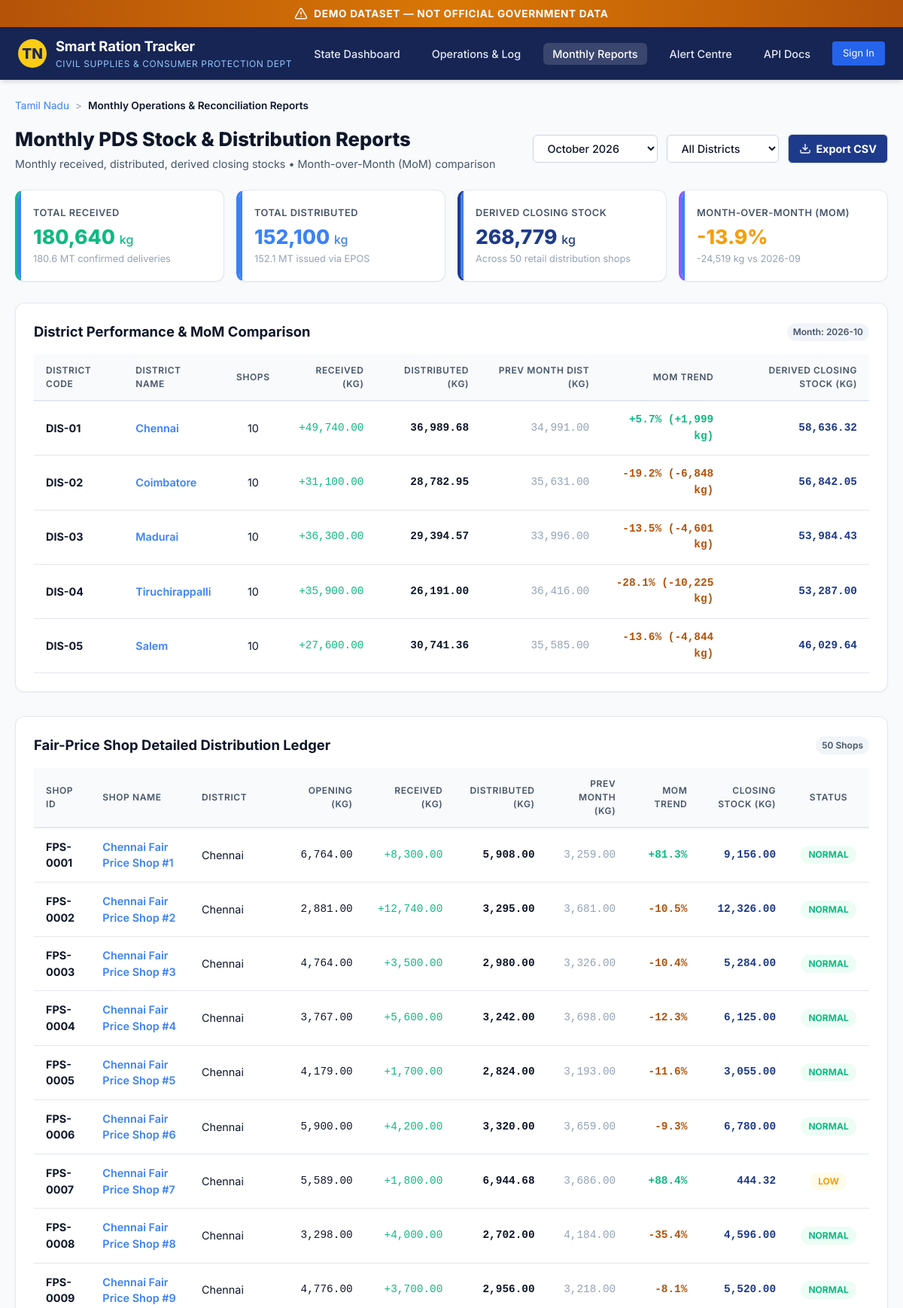
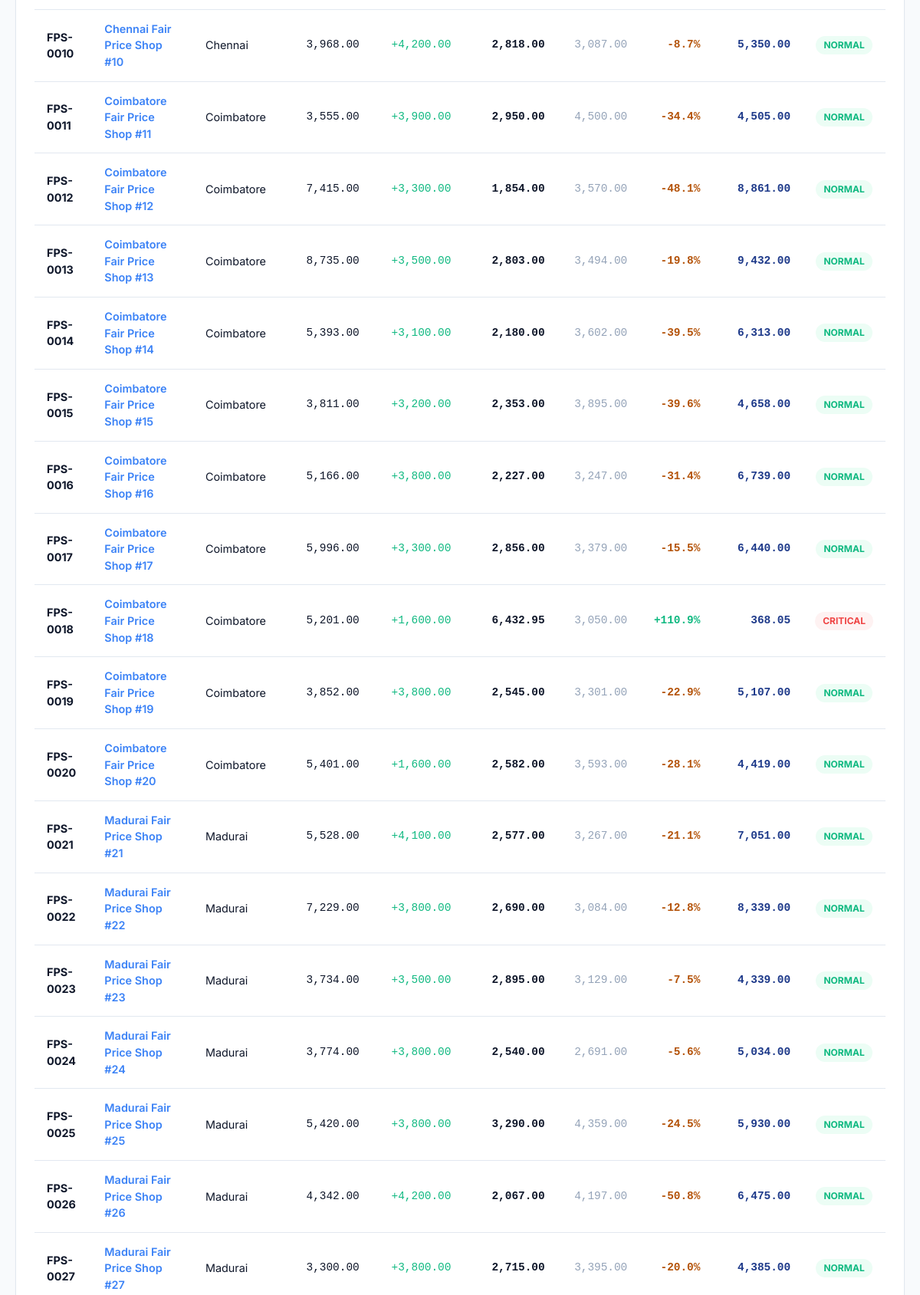
Page /reports (upper part) on the committed database (2 pictures, top to bottom).
### app/models/entities.py (models this page shows)
class District(Base):
    __tablename__ = "districts"
    id = Column(Integer, primary_key=True, index=True)
    code = Column(String(20), unique=True, nullable=False, index=True)
    name = Column(String(100), nullable=False)
    headquarters = Column(String(100), nullable=False)
    lat = Column(Float, nullable=True, default=11.1271)
    lng = Column(Float, nullable=True, default=78.6569)
    geojson = Column(Text, nullable=True)
    zone = Column(String(50), nullable=True)
    godowns = relationship("Godown", back_populates="district", cascade="all, delete-orphan")
    shops = relationship("Shop", back_populates="district", cascade="all, delete-orphan")

class Shop(Base):
    __tablename__ = "shops"
    id = Column(String(30), primary_key=True, index=True)  # e.g., FPS-0001
    code = Column(String(30), unique=True, nullable=False, index=True)
    name = Column(String(150), nullable=False)
    district_id = Column(Integer, ForeignKey("districts.id"), nullable=False, index=True)
    godown_id = Column(String(30), ForeignKey("godowns.id"), nullable=False, index=True)
    beneficiaries_count = Column(Integer, default=0, nullable=False)
    card_count = Column(Integer, default=0, nullable=False)
    opening_stock_kg = Column(Float, nullable=False, default=0.0)
    lat = Column(Float, nullable=True)
    lng = Column(Float, nullable=True)
    district = relationship("District", back_populates="shops")
    godown = relationship("Godown", back_populates="shops")
    inbound_deliveries = relationship("Delivery", back_populates="to_shop")
    monthly_distributions = relationship("MonthlyDistribution", back_populates="shop")
    predictions = relationship("Prediction", back_populates="shop")
    transactions = relationship("Transaction", back_populates="shop")

### app/main.py (the view)
@app.get("/reports", response_class=HTMLResponse, tags=["Reports"])
def get_reports_page(
    request: Request,
    month: Optional[str] = None,
    district_id: Optional[int] = None,
    shop_id: Optional[str] = None,
    db: Session = Depends(get_db),
    current_user: Optional[User] = Depends(get_optional_current_user),
):
    districts = db.query(District).order_by(District.id).all()
    if current_user:
        if current_user.role == "shop_manager" and current_user.shop_id:
            shop_id = current_user.shop_id
        elif current_user.role == "district_officer" and current_user.district_id:
            district_id = current_user.district_id
            districts = [d for d in districts if d.id == current_user.district_id]
    report_data = generate_monthly_report(db, month=month, district_id=district_id, shop_id=shop_id)
    return templates.TemplateResponse(
        request,
        "reports.html",
        {
            "active_page": "reports",
            "report": report_data,
            "districts": districts,
            "current_user": current_user,
        },
    )

### app/templates/reports.html (shortened to what this page needs)
{% extends "base.html" %}
{% block content %}
<div class="breadcrumb">
  <a href="/">Tamil Nadu</a>
  <span class="breadcrumb-separator">&gt;</span>
  <span style="color: var(--text-primary); font-weight: 600;">Monthly Operations &amp; Reconciliation Reports</span>
</div>
<div class="page-header">
  <div>
    <h1 class="page-title">Monthly PDS Stock &amp; Distribution Reports</h1>
    <p class="page-subtitle">Monthly received, distributed, derived closing stocks &bull; Month-over-Month (MoM) comparison</p>
  </div>
  <div class="controls-group">
    <select id="filterMonth" class="select-input" onchange="refreshReport()">
      <option value="2026-10" {% if report.report_month == '2026-10' %}selected{% endif %}>October 2026</option>
    </select>
    <select id="filterDistrict" class="select-input" onchange="refreshReport()">
      <option value="">All Districts</option>
    </select>
    <a id="btnExportCsv" href="/api/reports/monthly?format=csv&month={{ report.report_month }}{% if report.filter_district_id %}&district_id={{ report.filter_district_id }}{% endif %}" class="select-input" style="background:var(--primary); color:#ffffff; font-weight:700; text-decoration:none; display:inline-flex; align-items:center; gap:6px;">
      <svg width="16" height="16" viewBox="0 0 24 24" fill="none" stroke="currentColor" stroke-width="2"><path d="M21 15v4a2 2 0 0 1-2 2H5a2 2 0 0 1-2-2v-4"/><polyline points="7 10 12 15 17 10"/><line x1="12" y1="15" x2="12" y2="3"/></svg>
      Export CSV
    </a>
  </div>
</div>
<section class="cards-grid" aria-label="Monthly Aggregates">
  <div class="stat-card" style="border-left: 4px solid var(--status-normal);">
    <div class="card-label">Total Received</div>
    <div class="card-value" style="color: var(--status-normal);" id="cardTotalReceived">
      {{ '{:,.0f}'.format(report.totals.total_received_kg) }} <span style="font-size:1rem; font-weight:500;">kg</span>
    </div>
    <div class="card-subtext">{{ '{:,.1f}'.format(report.totals.total_received_kg / 1000.0) }} MT confirmed deliveries</div>
  </div>
  <div class="stat-card" style="border-left: 4px solid var(--primary-light);">
    <div class="card-label">Total Distributed</div>
    <div class="card-value" style="color: var(--primary-light);" id="cardTotalDistributed">
      {{ '{:,.0f}'.format(report.totals.total_distributed_kg) }} <span style="font-size:1rem; font-weight:500;">kg</span>
    </div>
    <div class="card-subtext">{{ '{:,.1f}'.format(report.totals.total_distributed_kg / 1000.0) }} MT issued via EPOS</div>
  </div>
  <div class="stat-card" style="border-left: 4px solid var(--primary);">
    <div class="card-label">Derived Closing Stock</div>
    <div class="card-value" style="color: var(--primary);" id="cardTotalClosing">
      {{ '{:,.0f}'.format(report.totals.total_closing_stock_kg) }} <span style="font-size:1rem; font-weight:500;">kg</span>
    </div>
    <div class="card-subtext">Across {{ report.totals.shops_count }} retail distribution shops</div>
  </div>
  <div class="stat-card" style="border-left: 4px solid #8b5cf6;">
    <div class="card-label">Month-over-Month (MoM)</div>
    <div class="card-value" id="cardMom" style="color: {% if report.totals.mom_pct >= 0 %}var(--status-normal){% else %}var(--status-low){% endif %};">
      {{ '{:+,.1f}'.format(report.totals.mom_pct) }}%
    </div>
    <div class="card-subtext" id="cardMomSub">
      {{ '{:+,.0f}'.format(report.totals.mom_diff_kg) }} kg vs {{ report.previous_month }}
    </div>
  </div>
</section>
<section class="table-card" aria-label="District Comparison">
  <div class="table-header">
    <h2 class="table-title">District Performance &amp; MoM Comparison</h2>
    <span class="chart-badge">Month: {{ report.report_month }}</span>
  </div>
  <div class="table-responsive">
    <table class="custom-table" id="districtComparisonTable">
      <thead>
        <tr>
          <th>District Code</th>
          <th>District Name</th>
          <th style="text-align: center;">Shops</th>
          <th style="text-align: right;">Received (kg)</th>
          <th style="text-align: right;">Distributed (kg)</th>
          <th style="text-align: right;">Prev Month Dist (kg)</th>
          <th style="text-align: right;">MoM Trend</th>
          <th style="text-align: right;">Derived Closing Stock (kg)</th>
        </tr>
      </thead>
      <tbody>
        {% for d in report.districts_summary %}
        <tr>
          <td><strong>{{ d.district_code }}</strong></td>
          <td><a href="/districts/{{ d.district_id }}" class="table-link">{{ d.district_name }}</a></td>
          <td style="text-align: center;">{{ d.shops_count }}</td>
          <td style="text-align: right; font-family: monospace; color: var(--status-normal);">+{{ '{:,.2f}'.format(d.total_received_kg) }}</td>
          <td style="text-align: right; font-family: monospace; font-weight: 600;">{{ '{:,.2f}'.format(d.total_distributed_kg) }}</td>
          <td style="text-align: right; font-family: monospace; color: var(--text-muted);">{{ '{:,.2f}'.format(d.prev_distributed_kg) }}</td>
          <td style="text-align: right; font-family: monospace; font-weight: 700; color: {% if d.mom_pct >= 0 %}var(--status-normal){% else %}#b45309{% endif %};">
            {{ '{:+,.1f}'.format(d.mom_pct) }}% ({{ '{:+,.0f}'.format(d.mom_diff_kg) }} kg)
          </td>
          <td style="text-align: right; font-family: monospace; font-weight: 700; color: var(--primary);">{{ '{:,.2f}'.format(d.closing_stock_kg) }}</td>
        </tr>
        {% endfor %}
      </tbody>
    </table>
  </div>
</section>
<section class="table-card" aria-label="Detailed Shop Breakdown">
  <div class="table-header">
    <h2 class="table-title">Fair-Price Shop Detailed Distribution Ledger</h2>
    <span class="chart-badge">{{ report.shops_detail | length }} Shops</span>
  </div>
  <div class="table-responsive">
    <table class="custom-table" id="shopsDetailTable">
      <thead>
        <tr>
          <th>Shop ID</th>
          <th>Shop Name</th>
          <th>District</th>
          <th style="text-align: right;">Opening (kg)</th>
          <th style="text-align: right;">Received (kg)</th>
          <th style="text-align: right;">Distributed (kg)</th>
          <th style="text-align: right;">Prev Month (kg)</th>
          <th style="text-align: right;">MoM Trend</th>
          <th style="text-align: right;">Closing Stock (kg)</th>
          <th style="text-align: center;">Status</th>
        </tr>
      </thead>
      <tbody>
        {% for s in report.shops_detail %}
        <tr>
          <td><strong>{{ s.shop_code }}</strong></td>
          <td><a href="/shops/{{ s.shop_id }}" class="table-link">{{ s.shop_name }}</a></td>
          <td>{{ s.district_name }}</td>
          <td style="text-align: right; font-family: monospace;">{{ '{:,.2f}'.format(s.opening_stock_kg) }}</td>
          <td style="text-align: right; font-family: monospace; color: var(--status-normal);">+{{ '{:,.2f}'.format(s.received_kg) }}</td>
          <td style="text-align: right; font-family: monospace; font-weight: 600;">{{ '{:,.2f}'.format(s.distributed_kg) }}</td>
          <td style="text-align: right; font-family: monospace; color: var(--text-muted);">{{ '{:,.2f}'.format(s.prev_distributed_kg) }}</td>
          <td style="text-align: right; font-family: monospace; font-weight: 700; color: {% if s.mom_pct >= 0 %}var(--status-normal){% else %}#b45309{% endif %};">
            {{ '{:+,.1f}'.format(s.mom_pct) }}%
          </td>
          <td style="text-align: right; font-family: monospace; font-weight: 700; color: var(--primary);">{{ '{:,.2f}'.format(s.closing_stock_kg) }}</td>
          <td style="text-align: center;">
            <span class="badge {% if s.status == 'CRITICAL' %}badge-critical{% elif s.status == 'LOW' %}badge-low{% else %}badge-normal{% endif %}">
              {{ s.status }}
            </span>
          </td>
        </tr>
        {% endfor %}
      </tbody>
    </table>
  </div>
</section>
{% endblock %}

### app/static/css/main.css (style rules this page uses)
:root { --font-sans: 'Inter', -apple-system, BlinkMacSystemFont, "Segoe UI", Roboto, Oxygen, Ubuntu, Cantarell, sans-serif; --bg-main: #f8fafc; --bg-card: #ffffff; --bg-card-hover: #f1f5f9; --text-primary: #0f172a; --text-secondary: #475569; --text-muted: #94a3b8; --primary: #1e3a8a; --primary-light: #3b82f6; --primary-dark: #172554; --accent: #0284c7; --status-normal: #10b981; --status-normal-bg: #ecfdf5; --status-low: #f59e0b; --status-low-bg: #fffbeb; --status-critical: #ef4444; --status-critical-bg: #fef2f2; --status-delayed: #8b5cf6; --status-delayed-bg: #f5f3ff; --border-subtle: #e2e8f0; --border-strong: #cbd5e1; --shadow-sm: 0 1px 2px 0 rgb(0 0 0 / 0.05); --shadow-md: 0 4px 6px -1px rgb(0 0 0 / 0.1), 0 2px 4px -2px rgb(0 0 0 / 0.1); --shadow-lg: 0 10px 15px -3px rgb(0 0 0 / 0.1), 0 4px 6px -4px rgb(0 0 0 / 0.1); --radius: 12px; --radius-sm: 6px; }
* { box-sizing: border-box; margin: 0; padding: 0; }
body { font-family: var(--font-sans); background-color: var(--bg-main); color: var(--text-primary); line-height: 1.5; min-height: 100vh; display: flex; flex-direction: column; }
.page-header { display: flex; justify-content: space-between; align-items: center; flex-wrap: wrap; gap: 16px; margin-bottom: 24px; }
.page-title { font-size: 1.6rem; font-weight: 800; color: var(--text-primary); }
.page-subtitle { font-size: 0.9rem; color: var(--text-secondary); margin-top: 2px; }
.controls-group { display: flex; align-items: center; gap: 12px; }
.select-input { background-color: var(--bg-card); border: 1px solid var(--border-strong); color: var(--text-primary); padding: 8px 14px; border-radius: var(--radius-sm); font-size: 0.9rem; font-family: inherit; font-weight: 500; cursor: pointer; outline: none; transition: border-color 0.2s ease; }
.cards-grid { display: grid; grid-template-columns: repeat(auto-fit, minmax(210px, 1fr)); gap: 16px; margin-bottom: 28px; }
.stat-card { background: var(--bg-card); border: 1px solid var(--border-subtle); border-radius: var(--radius); padding: 20px; box-shadow: var(--shadow-sm); transition: transform 0.2s ease, box-shadow 0.2s ease; position: relative; overflow: hidden; }
.stat-card::before { content: ""; position: absolute; top: 0; left: 0; width: 4px; height: 100%; background: var(--primary-light); }
.card-label { font-size: 0.8rem; font-weight: 600; text-transform: uppercase; color: var(--text-secondary); letter-spacing: 0.04em; margin-bottom: 6px; }
.card-value { font-size: 1.65rem; font-weight: 800; color: var(--text-primary); line-height: 1.2; }
.card-subtext { font-size: 0.8rem; color: var(--text-muted); margin-top: 4px; }
.chart-badge { font-size: 0.75rem; font-weight: 600; padding: 3px 8px; border-radius: 12px; background: #f1f5f9; color: var(--text-secondary); }
.table-card { background: var(--bg-card); border: 1px solid var(--border-subtle); border-radius: var(--radius); padding: 24px; box-shadow: var(--shadow-sm); margin-bottom: 32px; }
.table-header { display: flex; justify-content: space-between; align-items: center; margin-bottom: 16px; }
.table-title { font-size: 1.15rem; font-weight: 700; color: var(--text-primary); }
.table-responsive { width: 100%; overflow-x: auto; }
.custom-table { width: 100%; border-collapse: collapse; text-align: left; font-size: 0.9rem; }
.custom-table th { background: #f8fafc; color: var(--text-secondary); font-weight: 600; text-transform: uppercase; font-size: 0.75rem; letter-spacing: 0.05em; padding: 12px 16px; border-bottom: 2px solid var(--border-subtle); }
.custom-table td { padding: 14px 16px; border-bottom: 1px solid var(--border-subtle); color: var(--text-primary); }
.table-link { color: var(--primary-light); font-weight: 600; text-decoration: none; }
.badge { display: inline-block; padding: 3px 10px; border-radius: 12px; font-size: 0.75rem; font-weight: 700; text-transform: uppercase; }
.badge-normal { background-color: var(--status-normal-bg); color: var(--status-normal); }
.badge-low { background-color: var(--status-low-bg); color: var(--status-low); }
.badge-critical { background-color: var(--status-critical-bg); color: var(--status-critical); }
.breadcrumb { display: flex; align-items: center; gap: 8px; font-size: 0.85rem; color: var(--text-muted); margin-bottom: 16px; }
.breadcrumb a { color: var(--primary-light); text-decoration: none; }
.breadcrumb-separator { color: var(--text-muted); }

### rows in the picture
District: district_code "DIS-01", district_name "Chennai", shops_count "10", total_received_kg "49,740.00", total_distributed_kg "36,989.68", prev_distributed_kg "34,991.00", mom_pct "+5.7", mom_diff_kg "+1,999", closing_stock_kg "58,636.32", district_name "Chennai" "Chennai" "Chennai" "Chennai" "Chennai" "Chennai" "Chennai" "Chennai" "Chennai" "Chennai"
District: district_code "DIS-02", district_name "Coimbatore", shops_count "10", total_received_kg "31,100.00", total_distributed_kg "28,782.95", prev_distributed_kg "35,631.00", mom_pct "-19.2", mom_diff_kg "-6,848", closing_stock_kg "56,842.05", district_name "Coimbatore" "Coimbatore" "Coimbatore" "Coimbatore" "Coimbatore" "Coimbatore" "Coimbatore" "Coimbatore" "Coimbatore" "Coimbatore"
District: district_code "DIS-03", district_name "Madurai", shops_count "10", total_received_kg "36,300.00", total_distributed_kg "29,394.57", prev_distributed_kg "33,996.00", mom_pct "-13.5", mom_diff_kg "-4,601", closing_stock_kg "53,984.43", district_name "Madurai" "Madurai" "Madurai" "Madurai" "Madurai" "Madurai" "Madurai"
District: district_code "DIS-04", district_name "Tiruchirappalli", shops_count "10", total_received_kg "35,900.00", total_distributed_kg "26,191.00", prev_distributed_kg "36,416.00", mom_pct "-28.1", mom_diff_kg "-10,225", closing_stock_kg "53,287.00"
District: district_code "DIS-05", district_name "Salem", shops_count "10", total_received_kg "27,600.00", total_distributed_kg "30,741.36", prev_distributed_kg "35,585.00", mom_pct "-13.6", mom_diff_kg "-4,844", closing_stock_kg "46,029.64"
Shop: shop_code "FPS-0001", shop_name "Chennai Fair Price Shop #1"
Shop: shop_code "FPS-0002", shop_name "Chennai Fair Price Shop #2"
Shop: shop_code "FPS-0003", shop_name "Chennai Fair Price Shop #3"
Shop: shop_code "FPS-0004", shop_name "Chennai Fair Price Shop #4"
Shop: shop_code "FPS-0005", shop_name "Chennai Fair Price Shop #5"
Shop: shop_code "FPS-0006", shop_name "Chennai Fair Price Shop #6"
Shop: shop_code "FPS-0007", shop_name "Chennai Fair Price Shop #7"
Shop: shop_code "FPS-0008", shop_name "Chennai Fair Price Shop #8"
Shop: shop_code "FPS-0009", shop_name "Chennai Fair Price Shop #9"
Shop: shop_code "FPS-0010", shop_name "Chennai Fair Price Shop #10"
Shop: shop_code "FPS-0011", shop_name "Coimbatore Fair Price Shop #11"
Shop: shop_code "FPS-0012", shop_name "Coimbatore Fair Price Shop #12"
Shop: shop_code "FPS-0013", shop_name "Coimbatore Fair Price Shop #13"
Shop: shop_code "FPS-0014", shop_name "Coimbatore Fair Price Shop #14"
Shop: shop_code "FPS-0015", shop_name "Coimbatore Fair Price Shop #15"
Shop: shop_code "FPS-0016", shop_name "Coimbatore Fair Price Shop #16"
Shop: shop_code "FPS-0017", shop_name "Coimbatore Fair Price Shop #17"
Shop: shop_code "FPS-0018", shop_name "Coimbatore Fair Price Shop #18"
Shop: shop_code "FPS-0019", shop_name "Coimbatore Fair Price Shop #19"
Shop: shop_code "FPS-0020", shop_name "Coimbatore Fair Price Shop #20"
Shop: shop_code "FPS-0021", shop_name "Madurai Fair Price Shop #21"
Shop: shop_code "FPS-0022", shop_name "Madurai Fair Price Shop #22"
Shop: shop_code "FPS-0023", shop_name "Madurai Fair Price Shop #23"
Shop: shop_code "FPS-0024", shop_name "Madurai Fair Price Shop #24"
Shop: shop_code "FPS-0025", shop_name "Madurai Fair Price Shop #25"
Shop: shop_code "FPS-0026", shop_name "Madurai Fair Price Shop #26"
Shop: shop_code "FPS-0027", shop_name "Madurai Fair Price Shop #27"

### other values in the picture
{{ '{:,.0f}'.format(report.totals.total_received_kg) }} "180,640"
{{ '{:,.1f}'.format(report.totals.total_received_kg / 1000.0) }} "180.6"
{{ '{:,.0f}'.format(report.totals.total_distributed_kg) }} "152,100"
{{ '{:,.1f}'.format(report.totals.total_distributed_kg / 1000.0) }} "152.1"
{{ '{:,.0f}'.format(report.totals.total_closing_stock_kg) }} "268,779"
{{ report.totals.shops_count }} "50"
{{ '{:+,.1f}'.format(report.totals.mom_pct) }} "-13.9"
{{ '{:+,.0f}'.format(report.totals.mom_diff_kg) }} "-24,519"
{{ report.previous_month }} "2026-09"
{{ report.report_month }} "2026-10"
{{ report.shops_detail | length }} "50"
{{ '{:,.2f}'.format(s.opening_stock_kg) }} "6,764.00" "2,881.00" "4,764.00" "3,767.00" "4,179.00" "5,900.00" "5,589.00" "3,298.00" "4,776.00" "3,968.00" "3,555.00" "7,415.00" "8,735.00" "5,393.00" "3,811.00" "5,166.00" "5,996.00" "5,201.00" "3,852.00" "5,401.00" "5,528.00" "7,229.00" "3,734.00" "3,774.00" "5,420.00" "4,342.00" "3,300.00"
{{ '{:,.2f}'.format(s.received_kg) }} "8,300.00" "12,740.00" "3,500.00" "5,600.00" "1,700.00" "4,200.00" "1,800.00" "4,000.00" "3,700.00" "4,200.00" "3,900.00" "3,300.00" "3,500.00" "3,100.00" "3,200.00" "3,800.00" "3,300.00" "1,600.00" "3,800.00" "1,600.00" "4,100.00" "3,800.00" "3,500.00" "3,800.00" "3,800.00" "4,200.00" "3,800.00"
{{ '{:,.2f}'.format(s.distributed_kg) }} "5,908.00" "3,295.00" "2,980.00" "3,242.00" "2,824.00" "3,320.00" "6,944.68" "2,702.00" "2,956.00" "2,818.00" "2,950.00" "1,854.00" "2,803.00" "2,180.00" "2,353.00" "2,227.00" "2,856.00" "6,432.95" "2,545.00" "2,582.00" "2,577.00" "2,690.00" "2,895.00" "2,540.00" "3,290.00" "2,067.00" "2,715.00"
{{ '{:,.2f}'.format(s.prev_distributed_kg) }} "3,259.00" "3,681.00" "3,326.00" "3,698.00" "3,193.00" "3,659.00" "3,686.00" "4,184.00" "3,218.00" "3,087.00" "4,500.00" "3,570.00" "3,494.00" "3,602.00" "3,895.00" "3,247.00" "3,379.00" "3,050.00" "3,301.00" "3,593.00" "3,267.00" "3,084.00" "3,129.00" "2,691.00" "4,359.00" "4,197.00" "3,395.00"
